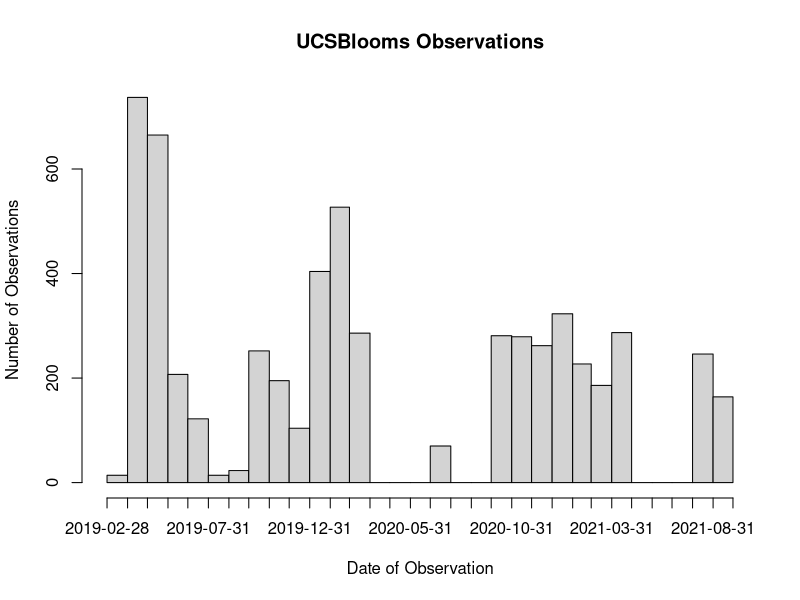

This chart was generated by the following R code: (Note: this script raises an error after producing the figure.)
library(ggplot2)
library(lubridate)
library(dplyr)

#SUMMARY
#Complete data exported from iNaturlaist for all observations in project
Complete_Project<-read.csv("observations-537390.csv")
Complete_Project$day <- as.Date(Complete_Project$observed_on)
#Breakdown (basic stats) of the sub-projects & umbrella project 
Summary_SubProjects<-read.csv("iNat_Projects.csv")
Summary_SubProjects$month<- as.Date(Summary_SubProjects$month_year, "%m/%d/%y") #anytime within month assigned to first of month
Summary_Project<-data.frame("observations"=5876,"observers"=39,"species"=396)


#SPECIES
#Top 8 species in UCSBlooms Project
ProjectSpecies<-data.frame("Hawthorn"=419,"Pride"=413,"brittlebush"=301,
                           "daisy"=273,"poppy"=228,"blue lily"= 203,
                           "lemonade berry"=151,"natal lily"=125)
#All UCSB Species same time frame
Summary_GeoPlant<-data.frame("observations"=9048,"observers"=331,"species"=547)
Summary_GeoAll<-data.frame("observations"=12833,"observers"=572,"species"=1146)
#top 8 species of all observations in same area/time
GeoSpecies<-data.frame("pride"=468,"brittlebush"=458,"hawthorn"=435,"poppy"=298,
                       "daisy"=288,"blue lily"=209,"lemonade berry"=179,"natal lily"=132)

#OBSERVERS AND OBSERVATIONS
#UCSBlooms Project - Vested Interest Observers Question
PublicObservers<- Complete_Project %>% filter(user_login!="avanwinden",user_login!="taylorc",
                                              user_login!="charliethrift",
                                              user_login!="michellelee",user_login!="excarpobro")
#historagm of all observations
hist(Complete_Project$day, "month",freq = TRUE, xlab="Date of Observation", 
     ylab="Number of Observations", main = "UCSBlooms Observations")
#graph separating type of observation
Summary_SubProjects %>% ggplot(aes(x=month,y=observations,fill=bioblitz))+ 
  geom_col(position = "stack")
